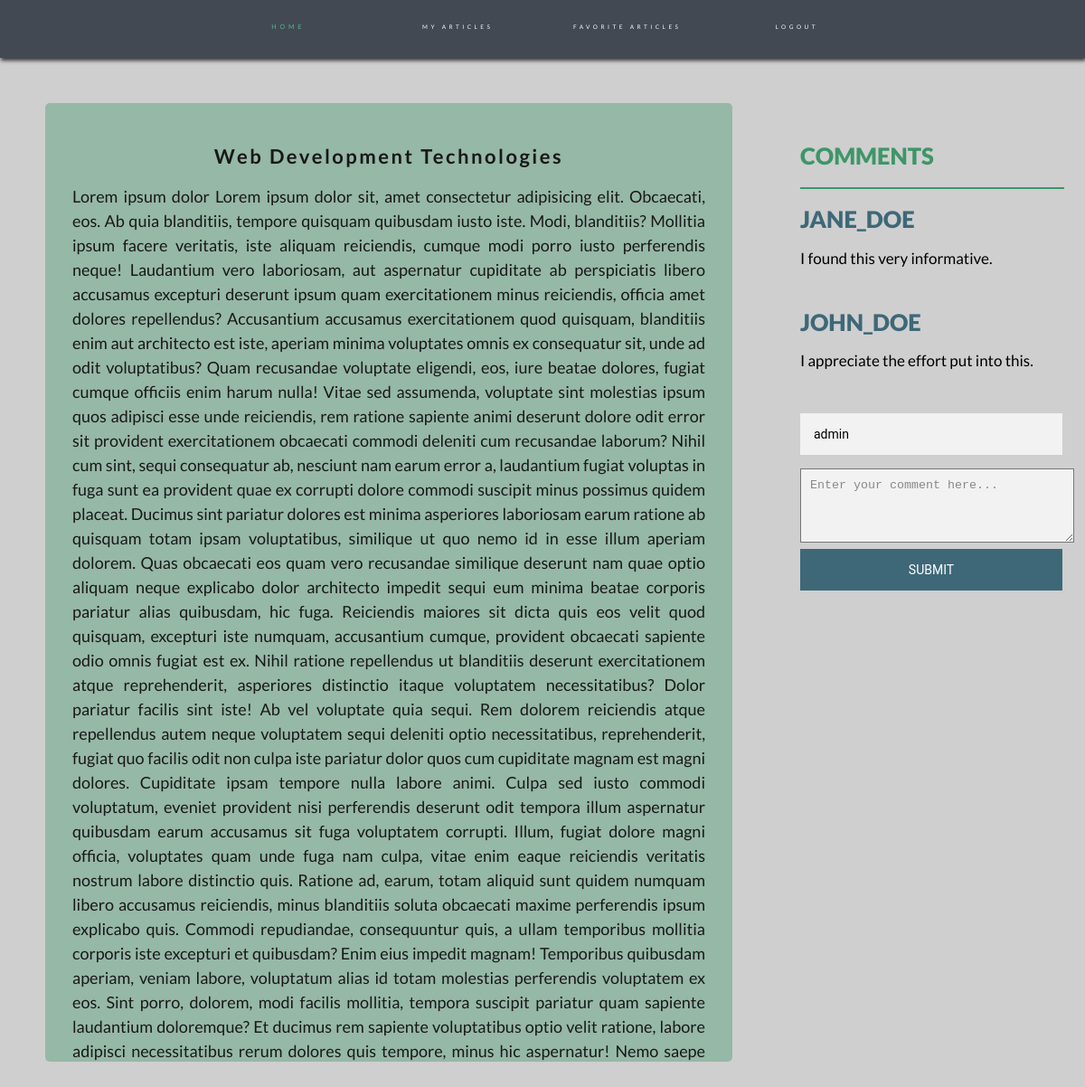
/article_details.php?id=3 (signed in), run on the app's committed database.
### tables this page shows
CREATE TABLE `article_table` (
  `id` int NOT NULL,
  `title` varchar(255) NOT NULL,
  `user_id` int NOT NULL,
  `content` varchar(10000) NOT NULL,
  `date` timestamp NULL DEFAULT CURRENT_TIMESTAMP
);

CREATE TABLE `comments_table` (
  `id` int NOT NULL,
  `user_id` int NOT NULL,
  `article_id` int NOT NULL,
  `comment` varchar(1000) NOT NULL
);

CREATE TABLE `user_table` (
  `id` int NOT NULL,
  `username` varchar(100) NOT NULL,
  `password` varchar(100) NOT NULL
);

### article_details.php (the view, shortened to what this page needs)
<?php
include('./conf.php');
?>
<!DOCTYPE html>
<html lang="en">
<head>
    <link href="https://stackpath.bootstrapcdn.com/font-awesome/4.7.0/css/font-awesome.min.css" rel="stylesheet"
>
    <link rel="stylesheet" href="style.css">
</head>
<body style="background-color: #cfcfcf;">
    <?php
$sql = "SELECT article_table.id AS article_id, article_table.content, article_table.title, article_table.user_id, article_table.date, user_table.username
FROM article_table
JOIN user_table ON article_table.user_id = user_table.id";
if(isset($_GET['id'])) {
    $article_id = $_GET['id'];
    $where_condition = " WHERE article_table.id = $article_id";
    $sql .= $where_condition;
    $sql2 = "SELECT c.id AS comment_id, c.user_id, u.username, c.article_id, a.title AS article_title, c.comment
            FROM comments_table c
            INNER JOIN user_table u ON c.user_id = u.id
            INNER JOIN article_table a ON c.article_id = a.id WHERE a.id= $article_id;";
}
$article_result = mysqli_query($connect, $sql);
$comments_result = mysqli_query($connect, $sql2);
?>
    <?php include('./header.php'); ?>
    <?php
  $num = mysqli_num_rows($article_result);
  if ($num > 0) {
    while ($row = mysqli_fetch_assoc($article_result)) { ?>
    <div class="article-details-container">
        <div class="article-details">
            <h1 style="text-align: center;">
                <?php echo $row["title"]?>
            </h1>
            <p>
                <?php echo $row["content"]?>
            </p>
            <br>
        </div>
        <div class="comments-container">
            <h2 style="color:#3e9668">COMMENTS</h2>
            <hr style="width: 100%; border: 1px solid #3e9668;">
            <?php
            $num2 = mysqli_num_rows($comments_result);
            if ($num2 > 0) {
                while ($row2 = mysqli_fetch_assoc($comments_result)) { ?>
            <div class="comments">
                <h2>
                    <?php echo $row2["username"]?>
                </h2>
                <p>
                    <?php echo $row2["comment"]?>
                </p>
            </div>
            <?php } ?>
            <?php
    }
  }}
  ?>
            <div class="login-page">
                <div class="log-form">
                    <form class="login-form" action="#" method="post">
                        <input type="text" placeholder="username"
                            value="<?php echo isset($_SESSION['username']) ? $_SESSION['username'] : ''; ?>" readonly />
                        <textarea name="comment" placeholder="Enter your comment here..." rows="4" required></textarea>
                        <button style="background-color:#3e6878;">Submit</button>
                    </form>
                </div>
            </div>
        </div>
    </div>
</body>
</html>

### style.css (style rules this page uses)
html { height: 100%; }
body { height: 100%; font: 400 10px "Lato", sans-serif; text-align: center; margin: 0; background-color: #333; }
@media (max-device-width: 991px) { body { font-size: 0.4em; } }
.article-details { min-width: 700px; width: 50%; margin: 50px 25px 50px 50px; border-radius: 5px; padding: 30px; line-height: 1.5; font-size: 18px; text-align: justify; background-color: #3e966863; color: #181818; height: 1000px; overflow: hidden; overflow-y: auto; }
.article-details h1 { font: 600 22px "Lato", sans-serif; letter-spacing: 2.5px; }
.article-details-container { display: flex; flex-direction: row; }
.comments-container { margin: 75px 25px 50px 50px; line-height: 1; text-align: left; font-size: 17px; width: 80%; }
.comments-container h2 { text-transform: uppercase; font-weight: 800; color: #3e6878; }
.comments { margin-bottom: 50px; }
.log-form input { font-family: "Roboto", sans-serif; outline: 0; background: #f2f2f2; width: 100%; border: 0; margin: 0 0 15px; padding: 15px; box-sizing: border-box; font-size: 14px; }
.log-form button { font-family: "Roboto", sans-serif; text-transform: uppercase; outline: 0; background: #3e6878; width: 100%; border: 0; padding: 15px; color: #FFFFFF; font-size: 14px; -webkit-transition: all 0.3 ease; transition: all 0.3 ease; cursor: pointer; }
.log-form textarea { width: 97%; padding: 10px; margin-bottom: 5px; background-color: #f2f2f2; }

### data on the page
article_table: title "Web Development Technologies", content "Lorem ipsum dolor Lorem ipsum dolor sit, amet consectetur adipisicing elit. Obcaecati, eos. Ab quia blanditiis, tempore quisquam quibusdam iusto iste. Modi, blanditiis? Mollitia ipsum facere veritatis, iste aliquam reiciendis, cumque modi porro iusto perferendis neque! Laudantium vero laboriosam, aut aspernatur cupiditate ab perspiciatis libero accusamus excepturi deserunt ipsum quam exercitationem minus reiciendis, officia amet dolores repellendus? Accusantium accusamus exercitationem quod quisquam, blanditiis enim aut architecto est iste, aperiam minima voluptates omnis ex consequatur sit, unde ad odit voluptatibus? Quam recusandae voluptate eligendi, eos, iure beatae dolores, fugiat…"
comments_table: user.username "JANE_DOE", comment "I found this very informative."
comments_table: user.username "JOHN_DOE", comment "I appreciate the effort put into this."
